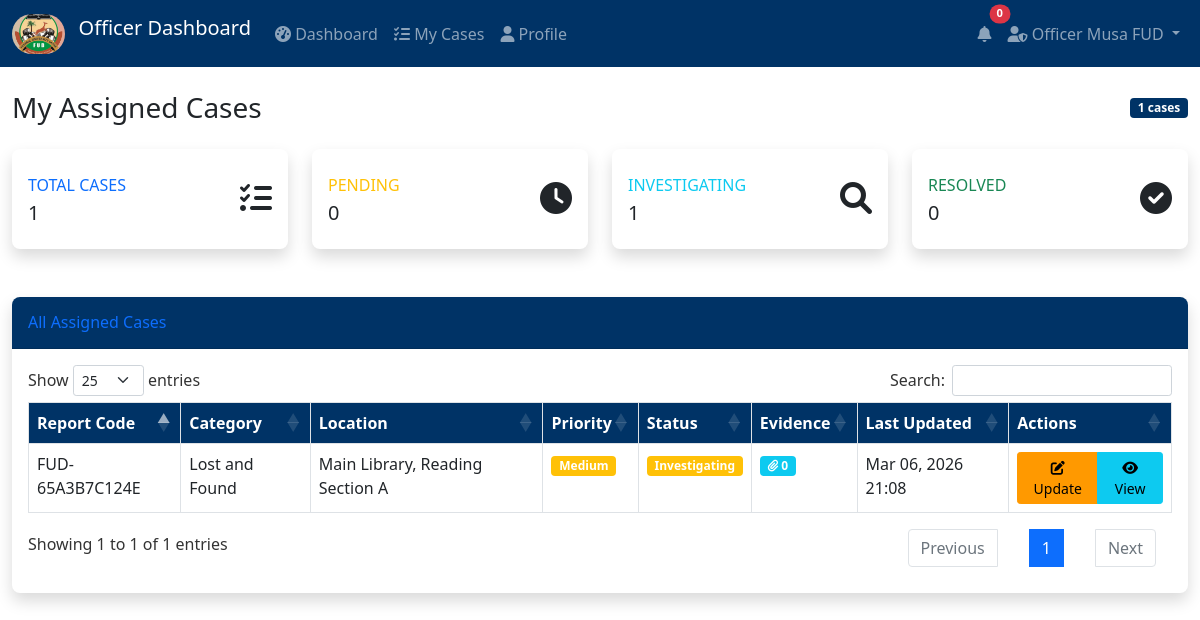
Page /officer/cases.php (signed in) on the committed database.
### tables this page shows
CREATE TABLE `cases` (
  `id` int(11) NOT NULL AUTO_INCREMENT,
  `report_id` int(11) NOT NULL,
  `officer_id` int(11) NOT NULL,
  `notes` text DEFAULT NULL,
  `evidence` text DEFAULT NULL,
  `status` enum('pending','investigating','resolved') DEFAULT 'pending',
  `assigned_at` timestamp NOT NULL DEFAULT current_timestamp(),
  `updated_at` timestamp NOT NULL DEFAULT current_timestamp() ON UPDATE current_timestamp(),
  PRIMARY KEY (`id`),
  KEY `report_id` (`report_id`),
  KEY `officer_id` (`officer_id`),
  KEY `status` (`status`),
  CONSTRAINT `cases_ibfk_1` FOREIGN KEY (`report_id`) REFERENCES `reports` (`id`) ON DELETE CASCADE,
  CONSTRAINT `cases_ibfk_2` FOREIGN KEY (`officer_id`) REFERENCES `users` (`id`)
);

CREATE TABLE `reports` (
  `id` int(11) NOT NULL AUTO_INCREMENT,
  `report_code` varchar(20) NOT NULL,
  `reporter_name` varchar(100) DEFAULT NULL,
  `contact` varchar(20) DEFAULT NULL,
  `department` varchar(100) NOT NULL,
  `location` varchar(255) NOT NULL,
  `category_id` int(11) DEFAULT NULL,
  `description` text NOT NULL,
  `status` enum('pending','investigating','resolved') DEFAULT 'pending',
  `priority` enum('low','medium','high') DEFAULT 'medium',
  `created_at` timestamp NOT NULL DEFAULT current_timestamp(),
  PRIMARY KEY (`id`),
  UNIQUE KEY `report_code` (`report_code`),
  KEY `category_id` (`category_id`),
  KEY `status` (`status`),
  KEY `created_at` (`created_at`),
  CONSTRAINT `reports_ibfk_1` FOREIGN KEY (`category_id`) REFERENCES `categories` (`id`)
);

CREATE TABLE `categories` (
  `id` int(11) NOT NULL AUTO_INCREMENT,
  `name` varchar(100) NOT NULL,
  `description` text DEFAULT NULL,
  `status` enum('active','inactive') DEFAULT 'active',
  `created_at` timestamp NOT NULL DEFAULT current_timestamp(),
  PRIMARY KEY (`id`)
);

### officer/cases.php (the view, shortened to what this page needs)
<?php
require_once '../config/functions.php';
$database = new Database();
$db = $database->getConnection();
$officer_id = $_SESSION['user_id'];
$query = "SELECT c.*, r.report_code, r.location, r.description, r.priority,
                 cat.name as category_name
          FROM cases c
          JOIN reports r ON c.report_id = r.id
          JOIN categories cat ON r.category_id = cat.id
          WHERE c.officer_id = :officer_id
          ORDER BY c.updated_at DESC";
$stmt = $db->prepare($query);
$stmt->bindParam(":officer_id", $officer_id);
$stmt->execute();
$cases = $stmt->fetchAll(PDO::FETCH_ASSOC);
$evidence_counts = [];
foreach ($cases as $case) {
    $evidence_query = "SELECT COUNT(*) as count FROM evidence_files WHERE case_id = :case_id";
    $evidence_stmt = $db->prepare($evidence_query);
    $evidence_stmt->bindParam(":case_id", $case['id']);
    $evidence_stmt->execute();
    $result = $evidence_stmt->fetch(PDO::FETCH_ASSOC);
    $evidence_counts[$case['id']] = $result['count'];
}
?>
<?php include '../includes/header.php'; ?>
<?php include 'includes/officer_navbar.php'; ?>
<div class="container-fluid mt-4">
    <div class="d-sm-flex align-items-center justify-content-between mb-4">
        <h1 class="h3 mb-0 text-gray-800">My Assigned Cases</h1>
        <span class="badge bg-primary"><?= count($cases) ?> cases</span>
    </div>
    <div class="row mb-4">
        <div class="col-xl-3 col-md-6 mb-4">
            <div class="card border-left-primary shadow h-100 py-2">
                <div class="card-body">
                    <div class="row no-gutters align-items-center">
                        <div class="col mr-2">
                            <div class="text-xs font-weight-bold text-primary text-uppercase mb-1">
                                Total Cases</div>
                            <div class="h5 mb-0 font-weight-bold text-gray-800"><?= count($cases) ?></div>
                        </div>
                        <div class="col-auto">
                            <i class="fas fa-tasks fa-2x text-gray-300"></i>
                        </div>
                    </div>
                </div>
            </div>
        </div>
        <div class="col-xl-3 col-md-6 mb-4">
            <div class="card border-left-warning shadow h-100 py-2">
                <div class="card-body">
                    <div class="row no-gutters align-items-center">
                        <div class="col mr-2">
                            <div class="text-xs font-weight-bold text-warning text-uppercase mb-1">
                                Pending</div>
                            <div class="h5 mb-0 font-weight-bold text-gray-800">
                                <?= count(array_filter($cases, function($c) { return $c['status'] == 'pending'; })) ?>
                            </div>
                        </div>
                        <div class="col-auto">
                            <i class="fas fa-clock fa-2x text-gray-300"></i>
                        </div>
                    </div>
                </div>
            </div>
        </div>
        <div class="col-xl-3 col-md-6 mb-4">
            <div class="card border-left-info shadow h-100 py-2">
                <div class="card-body">
                    <div class="row no-gutters align-items-center">
                        <div class="col mr-2">
                            <div class="text-xs font-weight-bold text-info text-uppercase mb-1">
                                Investigating</div>
                            <div class="h5 mb-0 font-weight-bold text-gray-800">
                                <?= count(array_filter($cases, function($c) { return $c['status'] == 'investigating'; })) ?>
                            </div>
                        </div>
                        <div class="col-auto">
                            <i class="fas fa-search fa-2x text-gray-300"></i>
                        </div>
                    </div>
                </div>
            </div>
        </div>
        <div class="col-xl-3 col-md-6 mb-4">
            <div class="card border-left-success shadow h-100 py-2">
                <div class="card-body">
                    <div class="row no-gutters align-items-center">
                        <div class="col mr-2">
                            <div class="text-xs font-weight-bold text-success text-uppercase mb-1">
                                Resolved</div>
                            <div class="h5 mb-0 font-weight-bold text-gray-800">
                                <?= count(array_filter($cases, function($c) { return $c['status'] == 'resolved'; })) ?>
                            </div>
                        </div>
                        <div class="col-auto">
                            <i class="fas fa-check-circle fa-2x text-gray-300"></i>
                        </div>
                    </div>
                </div>
            </div>
        </div>
    </div>
    <div class="card shadow mb-4">
        <div class="card-header py-3">
            <h6 class="m-0 font-weight-bold text-primary">All Assigned Cases</h6>
        </div>
        <div class="card-body">
            <div class="table-responsive">
                <table class="table table-bordered table-hover data-table">
                    <thead class="thead-light">
                        <tr>
                            <th>Report Code</th>
                            <th>Category</th>
                            <th>Location</th>
                            <th>Priority</th>
                            <th>Status</th>
                            <th>Evidence</th>
                            <th>Last Updated</th>
                            <th>Actions</th>
                        </tr>
                    </thead>
                    <tbody>
                        <?php foreach ($cases as $case): ?>
                        <tr>
                            <td><?= htmlspecialchars($case['report_code']) ?></td>
                            <td><?= htmlspecialchars($case['category_name']) ?></td>
                            <td><?= htmlspecialchars($case['location']) ?></td>
                            <td><?= getPriorityBadge($case['priority']) ?></td>
                            <td><?= getStatusBadge($case['status']) ?></td>
                            <td>
                                <span class="badge bg-info">
                                    <i class="fas fa-paperclip"></i> <?= $evidence_counts[$case['id']] ?>
                                </span>
                            </td>
                            <td><?= formatDate($case['updated_at']) ?></td>
                            <td>
                                <div class="btn-group btn-group-sm">
                                    <a href="update_case.php?id=<?= $case['id'] ?>" class="btn btn-warning">
                                        <i class="fas fa-edit"></i> Update
                                    </a>
                                    <a href="case_details.php?id=<?= $case['id'] ?>" class="btn btn-info">
                                        <i class="fas fa-eye"></i> View
                                    </a>
                                </div>
                            </td>
                        </tr>
                        <?php endforeach; ?>
                    </tbody>
                </table>
            </div>
        </div>
    </div>
</div>
<?php include '../includes/footer.php'; ?>

### config/functions.php (shortened to what this page needs)
<?php
function formatDate($date) {
    return date('M d, Y H:i', strtotime($date));
}
function getStatusBadge($status) {
    $badges = [
        'pending' => 'secondary',
        'investigating' => 'warning',
        'resolved' => 'success'
    ];
    return '<span class="badge bg-' . ($badges[$status] ?? 'secondary') . '">' . ucfirst($status) . '</span>';
}
function getPriorityBadge($priority) {
    $badges = [
        'low' => 'success',
        'medium' => 'warning',
        'high' => 'danger'
    ];
    return '<span class="badge bg-' . ($badges[$priority] ?? 'secondary') . '">' . ucfirst($priority) . '</span>';
}
?>

### assets/css/custom.css (style rules this page uses)
:root { --fud-primary: #003366; --fud-secondary: #FF9900; --fud-accent: #6699CC; }
.bg-primary { background-color: var(--fud-primary) !important; }
.btn-warning { background-color: var(--fud-secondary); border-color: var(--fud-secondary); color: #000; }
.card { border: none; box-shadow: 0 0.15rem 1.75rem 0 rgba(58, 59, 69, 0.15); border-radius: 0.5rem; }
.card-header { background-color: var(--fud-primary); color: white; font-weight: 600; border-radius: 0.5rem 0.5rem 0 0 !important; }
.table th { background-color: var(--fud-primary); color: white; }

### rows in the picture
cases: status "0", status "1", report.report_code "FUD-65A3B7C124E", categories.name "Lost and Found", report.location "Main Library, Reading Section A", report.priority "Medium", status "Investigating", id "0", updated_at "Mar 06, 2026 21:08"

### other values in the picture
$_SESSION['name'] "Officer Musa FUD"
count($cases) "1"
